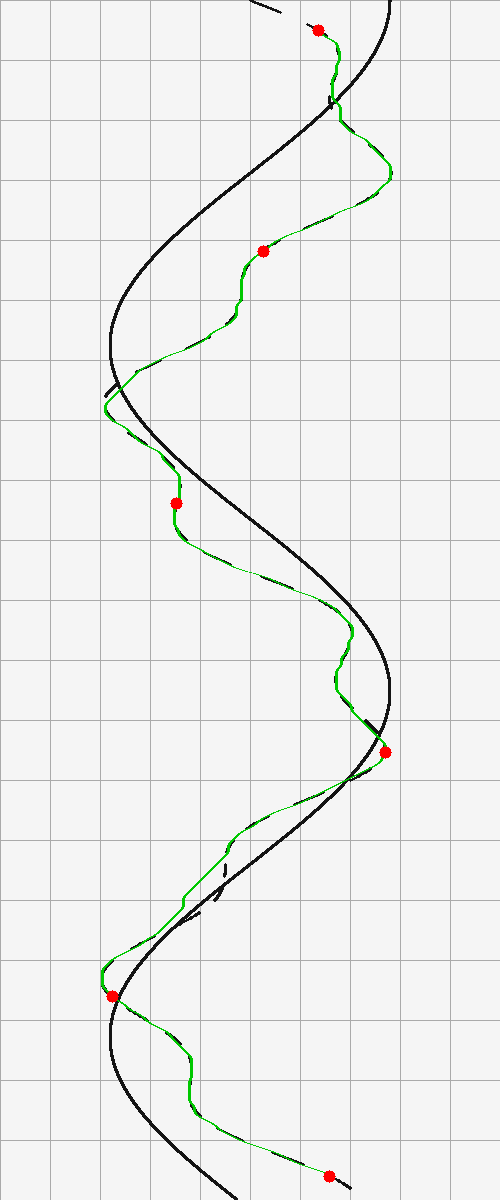
#> input picture python-multiline/test_dashed_directed.png, 500 x 1200 px; its folder holds only this picture in this run
$ python -i guided_curve_tracker.py   (imports and definitions only)
#> lines starting #> are read from the running program, lines starting #| are printed output that depends on the picture; after the words box and inside, x2 and y2 are one past the last pixel; in counts of white or black regions, pixels touching at a corner belong together
#> further down, picture is the input picture: shape (1200, 500, 3); mean B, G, R 238.1, 239.2, 238.4
"""
Human-Guided Curve Tracker
==========================

The user clicks N anchor points on ONE curve in the well-log image.
This module then traces the *actual curve pixels* between every pair of
consecutive anchors using:

  1. Appearance learning  - the curve's color/darkness is sampled around the
                            user's anchor points (so it works for black curves,
                            red curves, dashed curves, ... whatever the user
                            clicked on).
  2. Cost map             - every pixel gets a cost = how unlike the target
                            curve it looks. Gridlines that don't match the
                            learned appearance get an extra penalty.
  3. Anchored optimal path- between each consecutive anchor pair a dynamic
                            programming shortest path is solved that is
                            guaranteed to (a) pass exactly through both
                            anchors and (b) produce exactly one X per depth
                            row (well-log curves are functions of depth).
                            This is globally optimal inside the corridor -
                            not a greedy tracker, so it cannot "wander off"
                            and it crosses other curves / gridlines correctly.

Exposed as a FastAPI router:  POST /guided-curve-track
"""

from __future__ import annotations

import io
import json
import hashlib
import numpy as np
from collections import OrderedDict
from typing import List, Optional, Tuple

# --- Guide Weight for Dashed Curves ---
DASHED_GUIDE_WEIGHT = 0.0002 # FIX 2: Expose the value as a module-level constant so it can be tuned
DASHED_CORRIDOR_HALF_WIDTH = 60 # FIX 3: Expose corridor half-width as a module-level constant
DASHED_BRIDGE_HALF_WIDTH = 4 # FIX 3: Expose bridge half-width as a module-level constant

# --- Image Cache for Faster Repeated Tracking ---
_IMAGE_CACHE: "OrderedDict[str, np.ndarray]" = OrderedDict()
_IMAGE_CACHE_MAX = 8

# [15 lines left out: functions _cache_image, _get_cached_image, not called in this run]

import cv2

try:
    from fastapi import APIRouter, File, Form, HTTPException, UploadFile
    _HAS_FASTAPI = True
    router = APIRouter()
except ImportError:  # algorithm remains usable without the web layer
    _HAS_FASTAPI = False
    router = None

# --------------------------------------------------------------------------- #
#  Appearance model
# --------------------------------------------------------------------------- #

# [139 lines left out: functions _sample_curve_appearance, _estimate_curve_style, not called in this run]


def _detect_grid(bgr: np.ndarray) -> Tuple[np.ndarray, np.ndarray]:
    gray = cv2.cvtColor(bgr, cv2.COLOR_BGR2GRAY)
    H, W = gray.shape
#> H = 1200; W = 500
    vgrid = np.zeros((H, W), dtype=bool)
    hgrid = np.zeros((H, W), dtype=bool)

    all_ink = cv2.adaptiveThreshold(
        gray, 1, cv2.ADAPTIVE_THRESH_MEAN_C, cv2.THRESH_BINARY_INV, 31, 10
    ).astype(np.uint8)
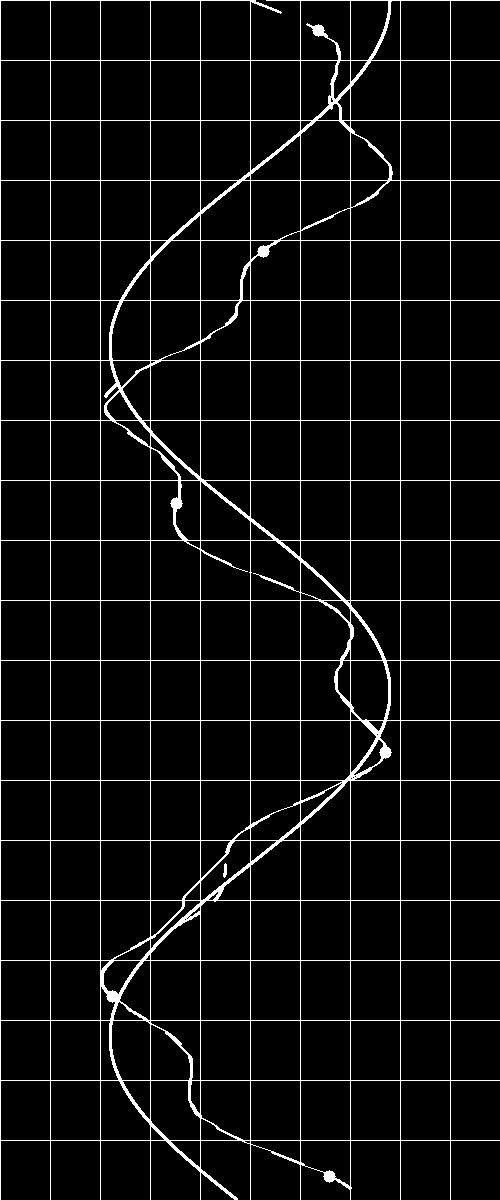
#> all_ink: shape (1200, 500); values 0 (black) and 1 (white), 5.4% white in thin lines or dots

    col_density = all_ink.sum(axis=0) / float(H)
#> col_density = 500 values, max 1 at index 0, min 0.0167 at index 1, mean 0.054
    grid_cols = np.where(col_density > 0.85)[0]
#> grid_cols = [0, 50, 100, 150, 200, 250, 300, 350, 400, 450]
    vgrid[:, grid_cols] = True

    row_density = all_ink.sum(axis=1) / float(W)
#> row_density = 1200 values, max 1 at index 60, min 0.026 at index 15, mean 0.054
    grid_rows = np.where(row_density > 0.85)[0]
#> grid_rows = 20 values from 0 to 1140
    hgrid[grid_rows, :] = True

    vk = cv2.getStructuringElement(cv2.MORPH_RECT, (1, max(300, H // 2)))
#> vk = 600 values from 1 to 1
    hk = cv2.getStructuringElement(cv2.MORPH_RECT, (max(300, W // 2), 1))
    vgrid |= cv2.morphologyEx(all_ink, cv2.MORPH_OPEN, vk) > 0
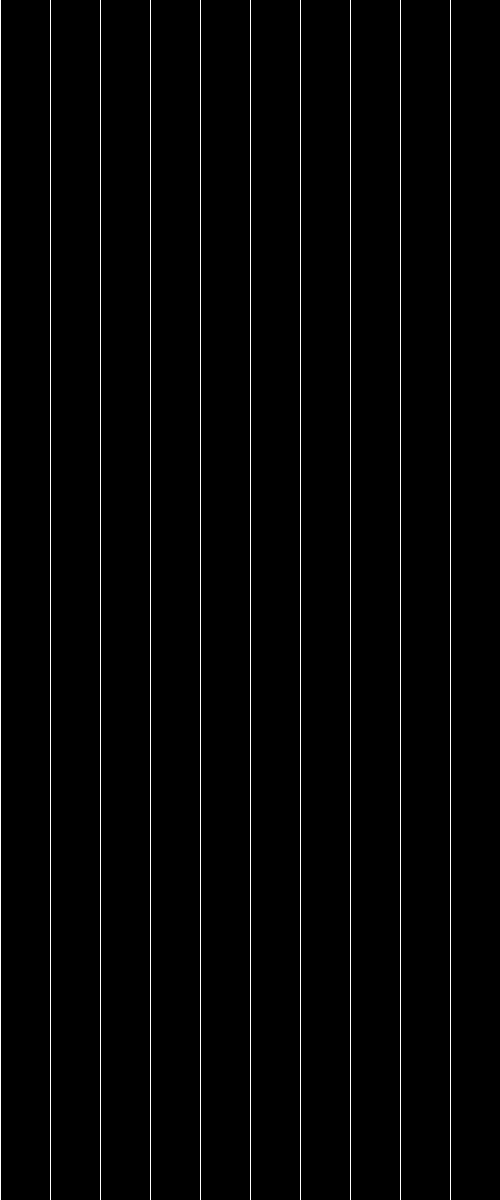
#> vgrid: shape (1200, 500) bool; 2% white in thin lines or dots
    hgrid |= cv2.morphologyEx(all_ink, cv2.MORPH_OPEN, hk) > 0
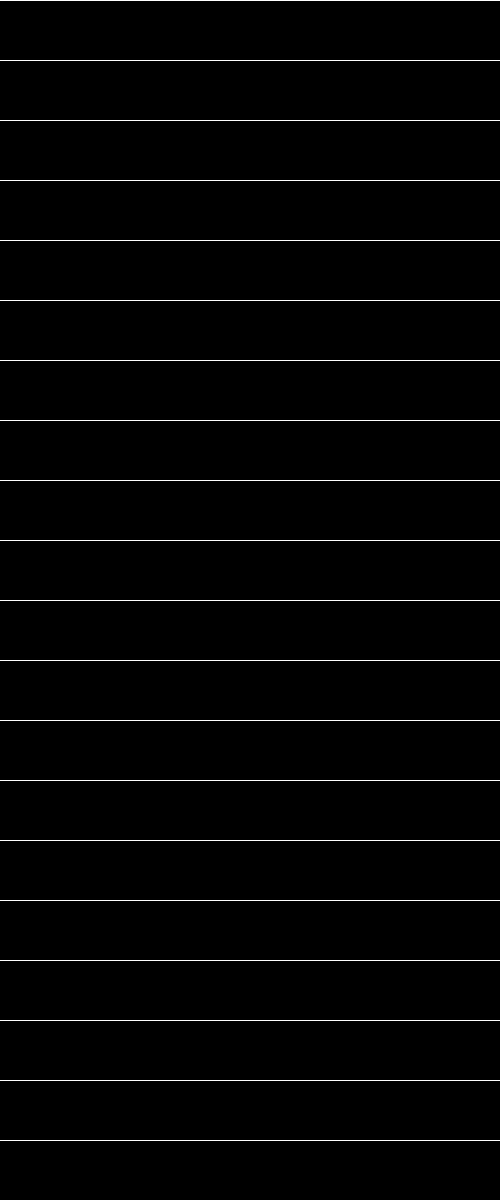
#> hgrid: shape (1200, 500) bool; 1.7% white in thin lines or dots

    return vgrid, hgrid


# [133 lines left out: functions _build_cost_map, _snap_anchor_cost, not called in this run]


try:
    from numba import njit
    _HAS_NUMBA = True
except ImportError:
    _HAS_NUMBA = False

if _HAS_NUMBA:
    # [1208 lines left out: functions _fast_dp_full, _trace_segment_dp, _refine_path_to_ink, _smooth_x, _apply_anchor_guided_gap_fill, _trace_all_segments and 3 more, not called in this run]


# [2 lines not run here, left out]

>>> import cv2
>>> picture = cv2.imread('test_dashed_directed.png')
>>> result = _detect_grid(picture)
